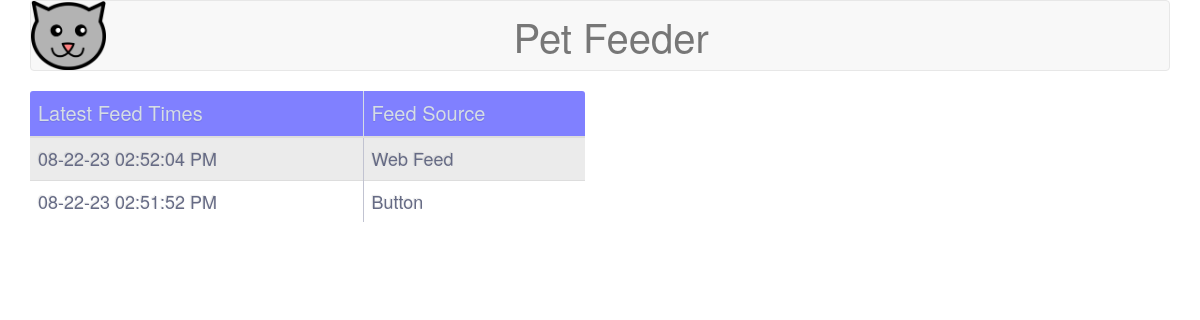
The app's page /history (signed in), older data.
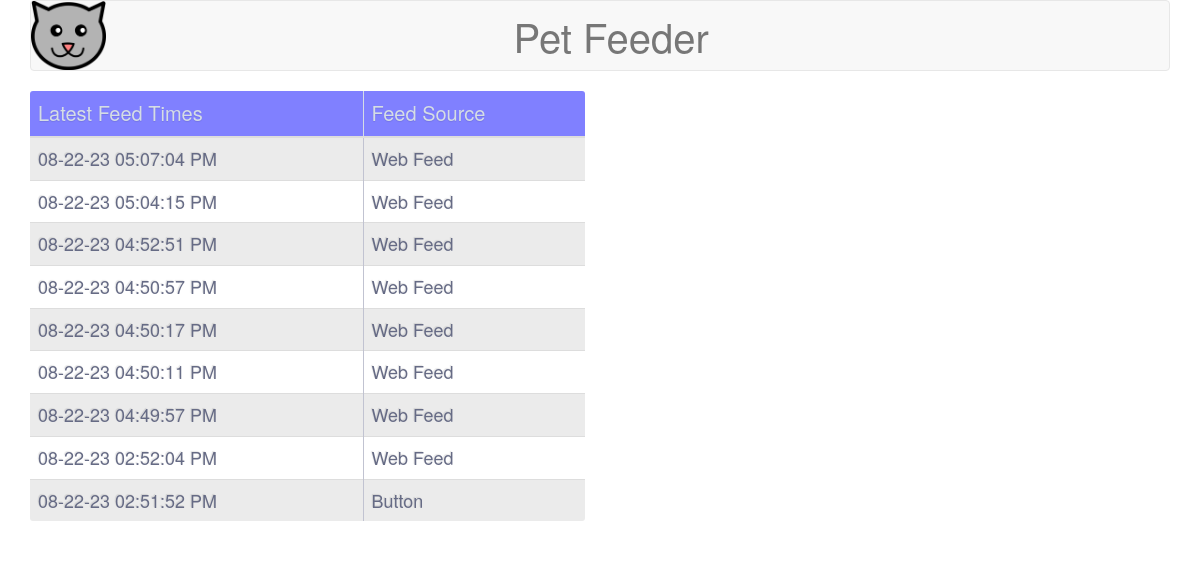
The same page, newer data.
### tables this page shows
CREATE TABLE feedtimes (feedid integer primary key autoincrement,feeddate string,feedtype integer);

CREATE TABLE feedtypes (feedtype integer primary key,description string);

### app.py (the view)
@app.route('/history', methods=['GET', 'POST'])
def history_page():
    try:
        if 'userLogin' in session:
            latestXNumberFeedTimes = commonTasks.db_get_last_feedtimes(500)
            finalFeedTimeList = []
            for x in latestXNumberFeedTimes:
                x = list(x)
                dateobject = datetime.datetime.strptime(x[0], '%Y-%m-%d %H:%M:%S')
                x[0] = dateobject.strftime("%m-%d-%y %I:%M:%S %p")
                x = tuple(x)
                finalFeedTimeList.append(x)
            return render_template('history.html'
                                   , latestXNumberFeedTimes=finalFeedTimeList
                                   )
        else:
            return redirect(url_for('admin_login_page'))
    except Exception as e:
        return render_template('error.html', resultsSET=e)

### commonTasks.py (called while the page is built)
def connect_db():
    try:
        rv = sqlite3.connect(DB)
        return rv
    except Exception as e:
        return e

def db_get_last_feedtimes(numberToGet):
    try:
        con = connect_db()
        cur = con.execute(''' select feeddate,description
                                from feedtimes ft
                                join feedtypes fty on ft.feedtype=fty.feedtype
                                where ft.feedtype in (1,2,3,4,6)
                                order by feeddate desc
                                limit ?''', [str(numberToGet), ])
        LastFeedingTimes = cur.fetchall()
        cur.close()
        con.close()
        return LastFeedingTimes
    except Exception as e:
        return e

### templates/history.html
{% extends "layout.html" %}
{% block head %}
{{ super() }}
{% endblock %}
{% block main %}
<div class="row">
    <div class="col-md-6 text-center">
        <table class="FeedTable table">
            <thead>
            <th>Latest Feed Times</th>
            <th>Feed Source</th>
            </thead>
            <tbody>
            {% for entry in latestXNumberFeedTimes %}
            <tr>
                <td>{{entry[0]}}</td>
                <td>{{entry[1]}}</td>
            </tr>
            {% endfor %}
            </tbody>
        </table>
    </div>
    <div class="col-md-6 text-center">
    </div>
</div>
{% endblock %}

### templates/layout.html (shortened to what this page needs)
<!DOCTYPE html>
<html lang="en">
<head>
    {% block head %}
    <link href="static/css/bootstrap.min.css" rel="stylesheet">
    <link href="static/css/googleFonts.css" rel="stylesheet" type="text/css">
    <link href="static/css/tableStyle.css" rel="stylesheet">
    <link href="static/css/feedButton.css" rel="stylesheet">
    <link href="static/css/camButton.css" rel="stylesheet">
    <link href="static/css/navBar.css" rel="stylesheet">
    <link href="static/css/loginPage.css" rel="stylesheet">
    {% endblock %}
</head>
<body>
<div class="container">
    <nav class="navbar navbar-default">
        <div class="navbar-header">
            <p class="navbar-brand1 navbar-brand navBarTitle">&nbsp;&nbsp;Pet Feeder</p>
            <img class="img-responsive" src="/static/images/titleIcon.png" width="75" height="75" >
        </div>
    </nav>
    {% block main %}
    {% endblock %}
</div>
</body>
</html>

### static/css/tableStyle.css (style rules this page uses)
th { color:#D5DDE5; background:#8080ff; border-bottom:4px solid #9ea7af; border-right: 1px solid #D5DDE5; font-size:20px; font-weight: 100; padding:14px; text-align:left; text-shadow: 0 1px 1px rgba(0, 0, 0, 0.1); vertical-align:middle; }
th:first-child { border-top-left-radius:3px; }
th:last-child { border-top-right-radius:3px; border-right:none; }
tr { border-top: 1px solid #C1C3D1; border-bottom-: 1px solid #C1C3D1; color:#666B85; font-size:16px; font-weight:normal; text-shadow: 0 1px 1px rgba(256, 256, 256, 0.1); }
tr:first-child { border-top:none; }
tr:last-child { border-bottom:none; }
tr:nth-child(odd) td { background:#EBEBEB; }
tr:last-child td:first-child { border-bottom-left-radius:3px; }
tr:last-child td:last-child { border-bottom-right-radius:3px; }
td { background:#FFFFFF; padding:20px; text-align:left; vertical-align:middle; font-weight:300; font-size:18px; text-shadow: -1px -1px 1px rgba(0, 0, 0, 0.1); border-right: 1px solid #C1C3D1; }
td:last-child { border-right: 0px; }

### static/css/navBar.css (style rules this page uses)
.navbar-brand1 { position: absolute; width: 100%; left: 0; text-align: center; margin:0 auto; }
.navBarTitle { font-size: 40px; padding: 25px; }

Row changes from the older to the newer data that the page shows:
added feedtimes: feeddate "08-22-23 05:07:04 PM", description "Web Feed"
added feedtimes: feeddate "08-22-23 05:04:15 PM", description "Web Feed"
added feedtimes: feeddate "08-22-23 04:52:51 PM", description "Web Feed"
added feedtimes: feeddate "08-22-23 04:50:57 PM", description "Web Feed"
added feedtimes: feeddate "08-22-23 04:50:17 PM", description "Web Feed"
added feedtimes: feeddate "08-22-23 04:50:11 PM", description "Web Feed"
added feedtimes: feeddate "08-22-23 04:49:57 PM", description "Web Feed"
